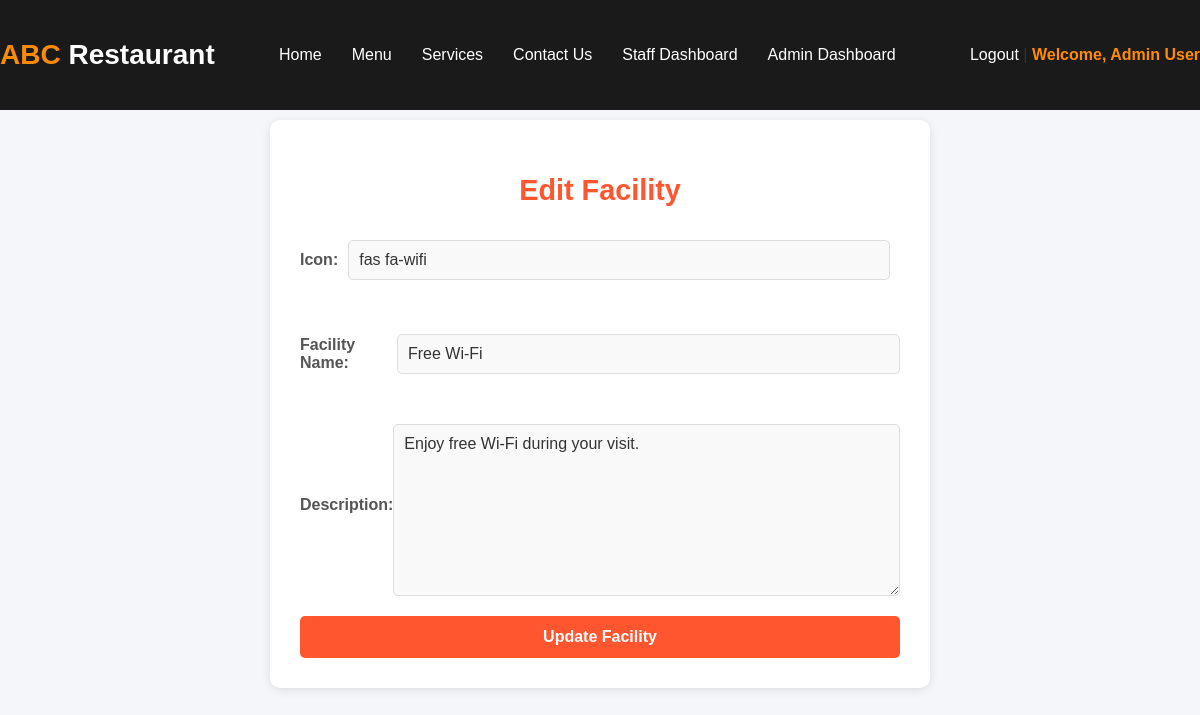
The page /edit_facility.php?id=1 (signed in) on the database its author committed.
### tables this page shows
CREATE TABLE `facilities` (
  `facility_id` int(11) NOT NULL AUTO_INCREMENT,
  `name` varchar(255) NOT NULL,
  `icon` varchar(255) DEFAULT NULL,
  `description` text NOT NULL,
  PRIMARY KEY (`facility_id`)
);

### edit_facility.php (the view, shortened to what this page needs)
<?php
$db = Database::getInstance();
$conn = $db->getConnection();
if (isset($_GET['id'])) {
    $id = $_GET['id'];
    $result = $conn->query("SELECT * FROM facilities WHERE facility_id = $id");
    $facility = $result->fetch_assoc();
} else {
    header("Location: admin_dashboard.php");
}
?>
<!DOCTYPE html>
<html lang="en">
<head>
    <link rel="stylesheet" href="styles.css">
</head>
<body>
    <header>
        <?php include 'navbar.php'; ?>
    </header>
    <section class="edit-section">
        <h2>Edit Facility</h2>
        <form action="edit_facility.php?id=<?php echo $id; ?>" method="post">
            <div class="input-group">
                <label for="icon">Icon:</label>
                <input type="text" id="icon" name="icon" value="<?php echo htmlspecialchars($facility['icon']); ?>" required>
                <div class="icon-preview">
                </div>
            </div>
            <div class="input-group">
                <label for="name">Facility Name:</label>
                <input type="text" id="name" name="name" value="<?php echo htmlspecialchars($facility['name']); ?>" required>
            </div>
            <div class="input-group">
                <label for="description">Description:</label>
                <textarea id="description" name="description" required><?php echo htmlspecialchars($facility['description']); ?></textarea>
            </div>
            <button type="submit">Update Facility</button>
        </form>
    </section>
</body>
</html>

### styles.css (style rules this page uses)
body { font-family: 'Segoe UI', Tahoma, Geneva, Verdana, sans-serif; margin: 0; padding: 0; background-color: #f4f4f4; color: #333; }
header { background-color: #1a1a1a; padding: 20px 0; text-align: center; position: fixed; width: 100%; top: 0; z-index: 1000; }
.input-group { margin-bottom: 8px; display: flex; align-items: center; }
.input-group input, .input-group select { width: 100%; padding: 8px; border: 1px solid #ccc; border-radius: 4px; }
.input-group input[type="text"], .input-group input[type="password"], .input-group input[type="email"], .input-group input[type="phone"] { margin-left: 10px; font-size: 16px; }
input[type="text"], input[type="password"], input[type="email"], input[type="phone"], select { margin-bottom: 10px; }
.input-group { margin-bottom: 15px; }
.input-group textarea { width: 100%; padding: 10px; border: 1px solid #ccc; border-radius: 5px; font-size: 16px; font-family: 'Poppins', sans-serif; }
.input-group { margin-bottom: 20px; text-align: left; }
.input-group label { display: block; font-size: 16px; margin-bottom: 5px; color: #ffc107; }
.input-group input, .input-group select { width: 96%; padding: 10px; border-radius: 5px; border: none; background-color: #495057; color: #fff; }
.input-group { margin-bottom: 20px; position: relative; margin-top: 40px; }
.input-group:first-child { margin-top: 0; }
.input-group label { display: block; font-size: 16px; margin-bottom: 5px; }
.input-group input, .input-group textarea { width: 100%; padding: 10px; border-radius: 5px; border: 1px solid #ccc; background-color: #f8f9fa; color: black; }
.input-group textarea { resize: vertical; height: 100px; }

### edit_facility.php (style rules this page uses)
body { font-family: 'Poppins', sans-serif; background-color: #f4f6f9; margin: 0; padding: 0; color: #333; }
.edit-section { background-color: #ffffff; border-radius: 10px; max-width: 600px; margin: 50px auto; margin-top: 10%; padding: 30px; box-shadow: 0 2px 10px rgba(0, 0, 0, 0.1); }
.edit-section h2 { text-align: center; margin-bottom: 30px; color: #ff5630; font-size: 1.8rem; }
.input-group { margin-bottom: 20px; }
.input-group label { display: block; font-weight: bold; margin-bottom: 10px; color: #555; }
.input-group input[type="text"], .input-group textarea { width: 100%; padding: 10px; border: 1px solid #ddd; border-radius: 5px; font-size: 1rem; color: #333; background-color: #f9f9f9; transition: border-color 0.3s ease; }
.input-group textarea { resize: vertical; min-height: 150px; }
button[type="submit"] { width: 100%; padding: 12px 20px; background-color: #ff5630; color: #fff; font-size: 1rem; font-weight: bold; border: none; border-radius: 5px; cursor: pointer; transition: background-color 0.3s ease; }
.icon-preview { text-align: center; margin-bottom: 20px; font-size: 2rem; color: #555; }

### rows shown on the page
facilities: icon "fas fa-wifi", name "Free Wi-Fi", description "Enjoy free Wi-Fi during your visit."

### other values the page prints
$_SESSION['name'] "Admin User"
